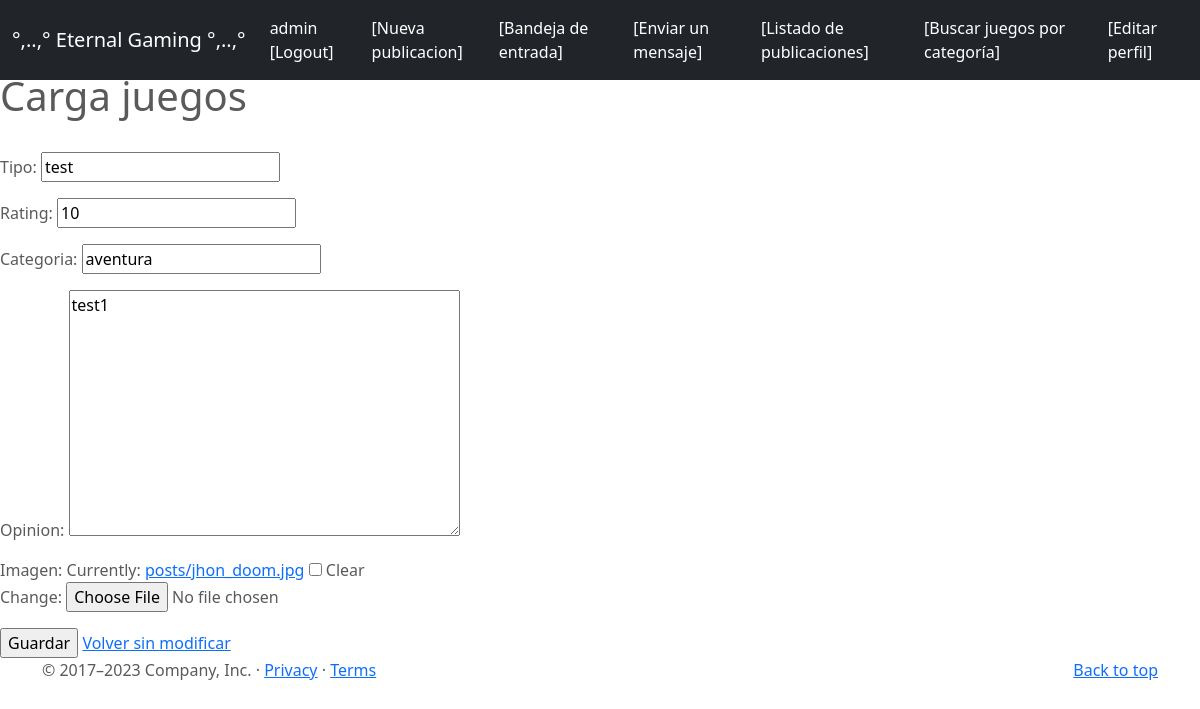
Page /juegos/10/update (signed in) on the earlier database version.
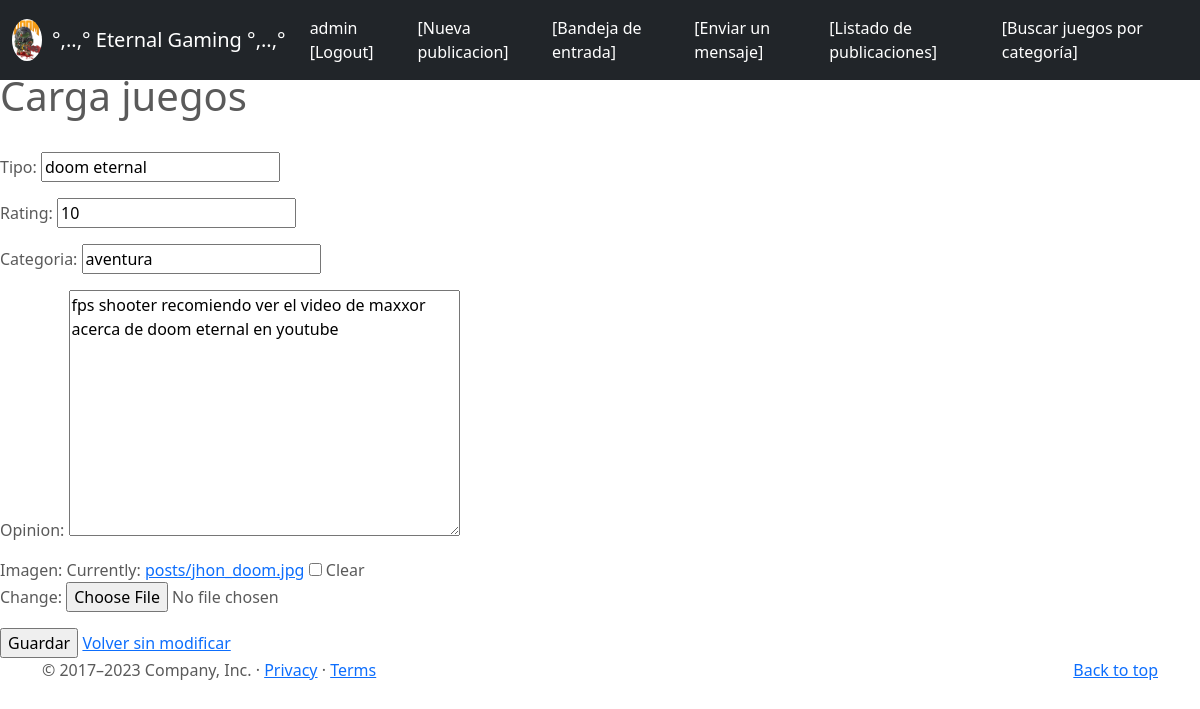
Same page on the later database version.
### entrega_final_app/models.py (models this page shows, shortened)
class Juegos(models.Model):
    nombre = models.CharField(max_length=50)
    tipo = models.CharField(max_length=50)
    rating = models.CharField(max_length=2)
    categoria = models.CharField(max_length=50)
    opinion = models.TextField(max_length=500)
    publisher = models.ForeignKey(to = User, on_delete=models.CASCADE, related_name="publisher")
    imagen = models.ImageField(upload_to="posts", null=True, blank=True)
    creado_el = models.DateField(auto_now_add= True)

class Profile(models.Model):
    user = models.OneToOneField(to=User, on_delete=models.CASCADE, related_name="profile")
    correo = models.CharField(max_length=100)
    imagen = models.ImageField(upload_to="profile", null=True, blank=True)

### entrega_final_app/views.py (the view, shortened to what this page needs)
# urls.py: path('juegos/<pk>/update',JuegosUpdate.as_view(), name = "juegos-update"),
class JuegosUpdate(LoginRequiredMixin, UserPassesTestMixin, UpdateView):
    model = Juegos
    success_url = reverse_lazy("juegos")
    fields = ['tipo',
              'rating',
              'categoria',
              'opinion',
              'imagen',
             ]
    def test_func(self):
        user_id = self.request.user.id
        juego_id = self.kwargs.get('pk')
        return Juegos.objects.filter(publisher = user_id, id = juego_id).exists()

### entrega_final_app/templates/entrega_final_app/juegos_form.html (shortened to what this page needs)
{% extends 'entrega_final_app/base.html'%}
{%block titulo%} Carga juegos {%endblock%}
{%block main%}
<form method="POST" enctype="multipart/form-data">
    {{form.as_p}}
    <input type="submit" value="Guardar">
    <a href="{% url 'juegos' %}"> Volver sin modificar</a>
</form>
{% endblock %}

### entrega_final_app/templates/entrega_final_app/base.html (shortened to what this page needs)
<!DOCTYPE html>
<html lang="en">
<head>
  {% load static %}
<link href="{% static 'entrega_final_app/css/bootstrap.min.css' %}" rel="stylesheet">
    <link href="{% static 'entrega_final_app/css/juegos.css' %}" rel="stylesheet">
  </head>
  <body>
<header>
  <nav class="navbar navbar-expand-md navbar-dark fixed-top bg-dark">
    <div class="container-fluid">
      {% if user.profile.imagen.url %}
        <a href="{% url 'profile-update' user.profile.id %}">
        <img src=" {{user.profile.imagen.url}} " height="100%" width="30px" style="border-radius: 50%; margin-right: 10px;">
      {% endif %}
      </a>
      <a class="navbar-brand" href="{% url 'index' %}">°,..,° Eternal Gaming °,..,°</a>
      <div class="collapse navbar-collapse" id="navbarCollapse">
        <ul class="navbar-nav me-auto mb-2 mb-md-0">
        {% if user.is_authenticated %}
            <li class="nav-item">
              <a class="nav-link active" aria-current="page" href="{% url 'logout' %}">{{user.username}} [Logout]</a>
          </li>
            <li class="nav-item">
              <a class="nav-link active" aria-current="page" href="{% url 'juegos-create' %}">[Nueva publicacion]</a>
          </li>
            <li class="nav-item">
              <a class="nav-link active" aria-current="page" href="{% url 'mensaje-list' %}">[Bandeja de entrada]</a>
        {% endif %}
        </li>
          <li class="nav-item">
            <a class="nav-link active" aria-current="page" href="{% url 'mensaje-create' %}">[Enviar un mensaje]</a>
        </li>
          <li class="nav-item">
            <a class="nav-link active" aria-current="page" href="{% url 'juegos' %}">[Listado de publicaciones]</a>
        </li>
          <li class="nav-item">
            <a class="nav-link active" aria-current="page" href="{% url 'juegos-list' %}">[Buscar juegos por categoría]</a>
          </li>
        {% if not user.profile.id %}
          <li class="nav-item">
            <a class="nav-link active" aria-current="page" href="{% url 'profile-create' %}">[Editar perfil]</a>
          </li>
        {% endif %}
        </ul>
      </div>
    </div>
  </nav>
  <br>
</header>
<h1>{% block titulo %}  {% endblock %}</h1>
{% block listado %} <br> {% endblock %}
{% block main %}
{% endblock %}
  <footer class="container">
    <p class="float-end"><a href="https://getbootstrap.com/docs/5.0/examples/juegos/#">Back to top</a></p>
    <p>© 2017–2023 Company, Inc. · <a href="https://getbootstrap.com/docs/5.0/examples/juegos/#">Privacy</a> · <a href="https://getbootstrap.com/docs/5.0/examples/juegos/#">Terms</a></p>
  </footer>
</body></html>

Differences in the rows shown:
changed Juegos "aventura": tipo "test" → "doom eternal"; opinion "test1" → "fps shooter recomiendo ver el video de maxxor acerca de doom eternal en youtube"
Other differences:
text no longer shown: "[Editar perfil]"
